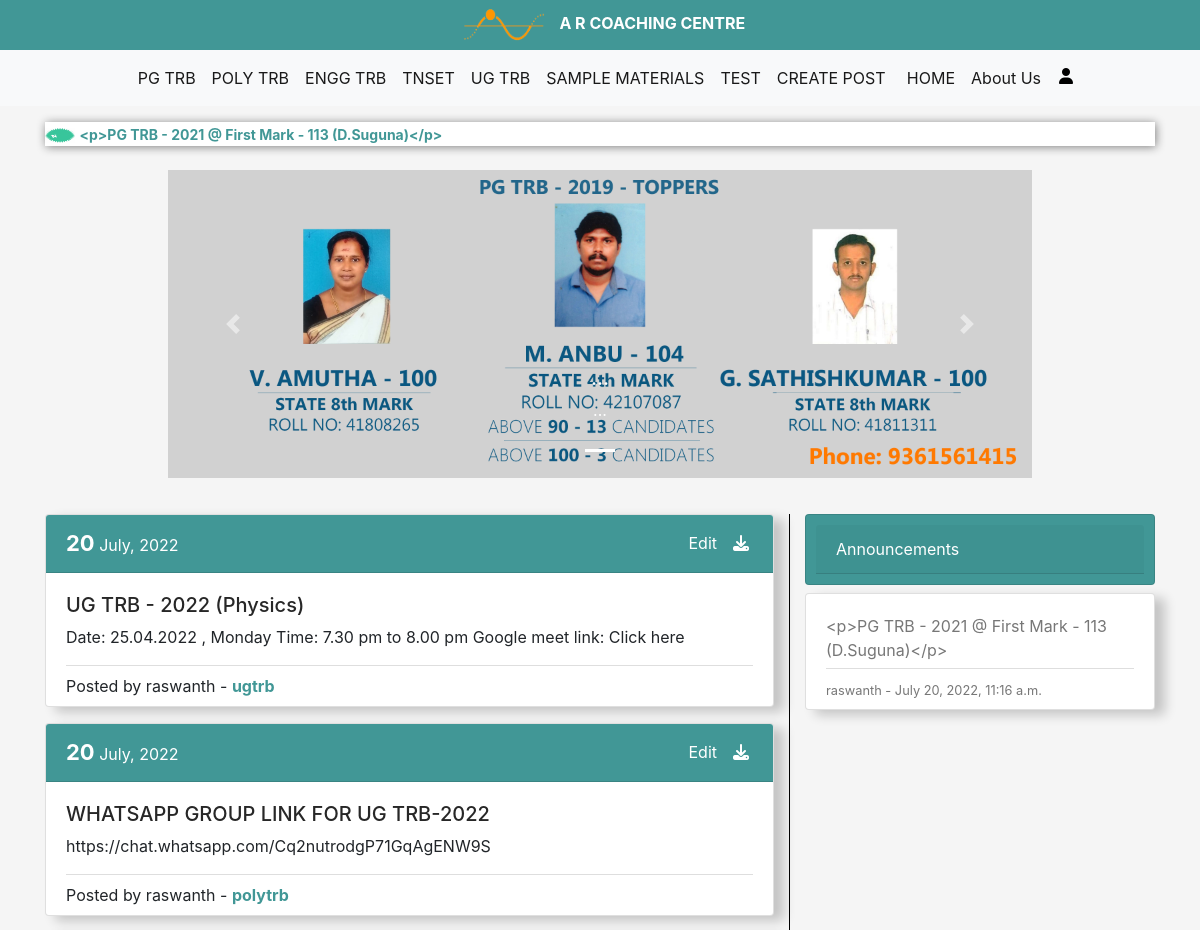
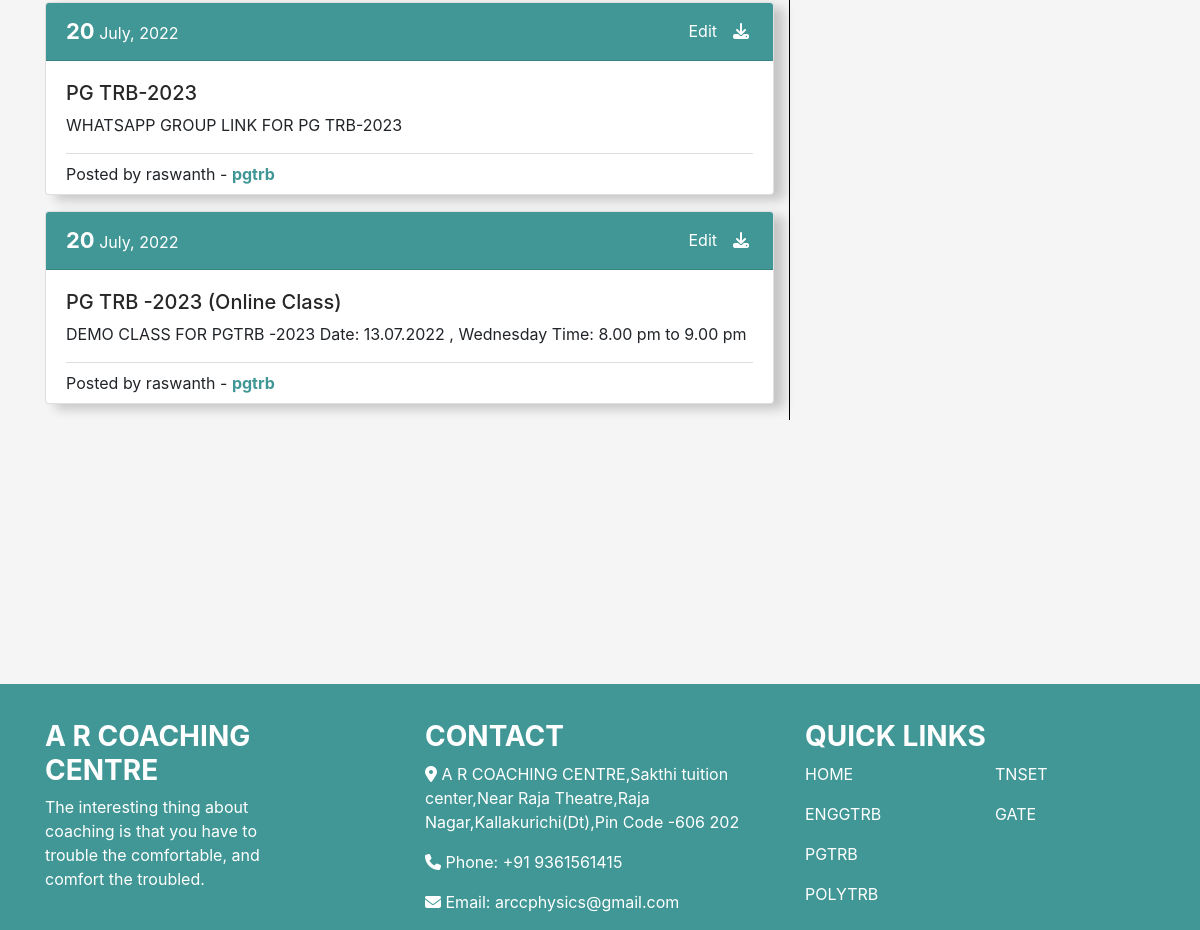
The app's page / (signed in) with its own data (2 pictures, top to bottom).
### blog/models.py (models this page shows, shortened)
class Announcement(models.Model):
	announcement = RichTextField(max_length=500)
	time = models.DateTimeField(default=timezone.now)
	author = models.ForeignKey(User, on_delete=models.CASCADE)

class Post(models.Model):
	title = models.CharField(max_length=255)
	content = RichTextField()
	date_posted = models.DateTimeField(auto_now_add=True)
	author = models.ForeignKey(User, on_delete=models.CASCADE)
	tag =  models.CharField(max_length=255, null=False)
	link = models.CharField(max_length=255, blank=True)

### blog/views.py (the view)
# urls.py: path('',views.main, name='main'),
def main(request):
    context={
        'posts' : Post.objects.all().order_by('-date_posted'),
        'announcements' : Announcement.objects.all()
    }
    return render(request, "blog/mainpage.html", context)

### blog/templates/blog/mainpage.html (shortened to what this page needs)
{% extends "blog/base.html" %}
{% block content%}
<div class="carousel-bar">
    <div id="myCarousel" class="carousel slide carousel-fade mx-5" data-ride="carousel">
        <ol class="carousel-indicators">
            <li data-target="#myCarousel" data-slide-to="0" class="active"></li>
          </ol>
        <div class="carousel inner">
            <div class="carousel-item active">
                <img src="/static/images/banner.jpg" alt="First Image" class="d-block w-100">
                <div class="carousel-caption d-none d-md-block">
                    <h5>...</h5>
                    <p>...</p>
                </div>
            </div>
            <a class="carousel-control-prev" href="#myCarousel" role="button" data-slide="prev">
                <span class="carousel-control-prev-icon" aria-hidden="true"></span>
              </a>
              <a class="carousel-control-next" href="#myCarousel" role="button" data-slide="next">
                <span class="carousel-control-next-icon" aria-hidden="true"></span>
              </a>
        </div>
    </div>
</div>
<div class="container">
    <div class="row">
        <div class="col-md-8 col-sm-12 card1">
        {% for Post in posts %}
        <div class="card mb-3" style="box-shadow:10px 5px 12px rgba(0, 0, 0, 0.2);">
            <div class="card-header" style="background-color: rgb(65, 151, 150); color: white;">
                <b style="font-size: 22px">{{Post.date_posted|date:"d"}}</b>
                <c>{{Post.date_posted|date:"F, Y"}}</c>
                <a href="http://{{Post.link}}" class="fa fa-download float-right mt-2 mr-1" style="color: white;"></a>
                {% if user.is_authenticated %}
                        <a class="float-right mt-1 mr-3" style="color: white;" href="#">Edit</a>
                {% endif %}
            </div>
            <div class="card-body">
                <h5 style="color: rgb(39, 39, 39)">{{Post.title}}</h5>
                {{Post.content|safe}}
                <div class="post-sub pt-2 pb-2">
                    <p style="margin: 0">Posted by {{Post.author}} - <b style="color: rgb(65, 151, 150)">{{Post.tag}}</b></p>
                </div>
            </div>
        </div>
        {% endfor %}
    </div>
            <div class="col-md-4 col-sm-10">
                <div class="card mb-2" style="background-color: rgb(65, 151, 150);">
                    <div class="card-body" style="color: white; font-size: medium; text-align: left; padding: 10px;">
                        <p class="card-header">Announcements</p>
                    </div>
                </div>
                {% for Announcement in announcements %}
                <div class="card" style="box-shadow:10px 5px 12px rgba(0, 0, 0, 0.2);">
                    <div class="card-body" style="color: rgb(119, 119, 119);">
                        <p class="mb-0">{{Announcement.announcement}}</p>
                        <div class="post-sub pt-2 pb-2">
                            <small>{{Announcement.author}} - {{Announcement.time}}</small>
                        </div>
                    </div>
                </div>
                {% endfor %}
            </div>
        </div>
</div>
{% endblock content%}

### blog/templates/blog/base.html (shortened to what this page needs)
{% load static %}
<!DOCTYPE html>
<html lang="en">
<head>
    <link rel="stylesheet" href="https://cdn.jsdelivr.net/npm/bootstrap@4.0.0/dist/css/bootstrap.min.css">
    <link href="{% static 'css/base.css' %}" rel="stylesheet" >
</head>
<body>
    <header>
        <nav class="container-fluid" style="text-align: center; background-color: rgb(65, 151, 150);">
            <img src="/static/images/logo-head.png" alt="" height="50" width="100">
            <a href="{% url 'main' %}" class="" style="color: white; text-decoration: none;"><b>A R COACHING CENTRE</b></a>
        </nav>
        <nav class="navbar navbar-expand-lg navbar-light bg-light" id="nav2">
            <div class="collapse navbar-collapse" id="navbarMenu" style="margin-left: 5%;">
              <ul class="navbar-nav mr-auto" style="margin-left: 5%;">
                <li class="nav-item active">
                  <a class="nav-link" href="{% url 'pgtrb' %}">PG TRB<span class="sr-only">(current)</span></a>
                </li>
                <li class="nav-item active">
                  <a class="nav-link" href="{% url 'polytrb' %}">POLY TRB</a>
                </li>
                <li class="nav-item active">
                  <a class="nav-link" href="{% url 'enggtrb' %}">ENGG TRB</a>
                </li>
                <li class="nav-item active">
                    <a class="nav-link" href="{% url 'tnset' %}">TNSET</a>
                </li>
                <li class="nav-item active">
                    <a class="nav-link" href="{% url 'ugtrb' %}">UG TRB</a>
                </li>
                <li class="nav-item active">
                    <a class="nav-link" href="{% url 'sample' %}">SAMPLE MATERIALS</a>
                </li>
                <li class="nav-item active">
                    <a class="nav-link" href="{% url 'slogin' %}">TEST</a>
                </li>
                {% if user.is_authenticated %}
                <li class="nav-item active">
                    <a class="nav-link" href="#">CREATE POST</a>
                </li>
                {% endif %}
                </ul>
                <ul class="navbar-nav" style="margin-right: 10%; display: flex;">
                    <li class="nav-item active">
                        <a class="nav-link" href="{% url 'main' %}">HOME</a>
                    </li>
                    <li class="nav-item active">
                        <a class="nav-link" href="{% url 'about' %}">About Us</a>
                    </li>
                    <li class="nav-item active">
                        {% if user.is_authenticated %}
                            <a href="{% url 'logout' %}"><i style="margin-left: 10px; margin-top: 10px; color: black;" class="fa fa-solid fa fa-user"></i></a>
                        {% else %}
                            <a href="{% url 'login' %}"><i style="margin-left: 10px; margin-top: 10px; color: black;" class="fa fa-solid fa fa-user"></i></a>
                        {% endif %}
                    </li>
                </ul>
            </div>
        </nav>
    </header>
    <main>
    <div class="container mt-3">
      <div style="background-color: white; box-shadow: 1px 1px 10px grey">
        {% for Announcement in announcements %}
                <marquee direction="left">
                    <img src="/static/images/new.gif" height=15 width=30>
                    <a style="font-size: 14px; color: rgb(65, 151, 150)"><b>{{Announcement.announcement}}</b></a>
                </marquee>
        {% endfor %}
      </div>
    </div>
    <div>
        {% block content %}{% endblock content %}
        <br>
    </div>
</main>
<section>
  <footer class="text-white">
    <div class="static-bottom" style="margin-top:2% ">
      <div class="container">
        <div class="row">
          <div class="col-md-3 footer-about wow fadeInUp">
            <h3><b>A R COACHING CENTRE</b></h3>
            <p>
              The interesting thing about coaching is that you have to trouble the comfortable, and comfort the troubled.
            </p>
                </div>
          <div class="col-md-4 offset-md-1 footer-contact wow fadeInDown">
            <h3><b>CONTACT</b></h3>
                <p><i class="fas fa-map-marker-alt"></i> A R COACHING CENTRE,Sakthi tuition center,Near Raja Theatre,Raja Nagar,Kallakurichi(Dt),Pin Code -606 202</p>
                <p><i class="fas fa-phone"></i> Phone:  <a href="tel:+91 9361561415" style="color: white;">+91 9361561415</a></p>
                <p><i class="fas fa-envelope"></i> Email: <a href="mailto:arccphysics@domain.com" style="color: white;">arccphysics@gmail.com</a></p>
                </div>
                <div class="col-md-4 footer-links wow fadeInUp">
                  <div class="row">
                    <div class="col">
                      <h3><B>QUICK LINKS</B></h3>
                    </div>
                  </div>
                  <div class="row">
                    <div class="col-md-6">
                      <p><a class="scroll-link" href="{% url 'main' %}" style="color: white;">HOME</a></p>
                      <p><a href="{% url 'enggtrb' %}" style="color: white;">ENGGTRB</a></p>
                      <p><a href="{% url 'pgtrb' %}" style="color: white;">PGTRB</a></p>
                      <p><a href="{% url 'polytrb' %}" style="color: white;">POLYTRB</a></p>
                    </div>
                    <div class="col-md-6">
                      <p><a href="{% url 'tnset' %}" style="color: white;">TNSET</a></p>
                      <p><a href="{% url 'ugtrb' %}" style="color: white;">GATE</a></p>
                    </div>
                  </div>
                </div>
          </div>
      </div>
    </div>
  </footer>
</section>
</body>
</html>

### blog/static/css/base.css (style rules this page uses)
@media (min-width: 768px) { .card1 { border-right: 1px solid black; } }
body { background-color: rgb(245, 245, 245); }
li { list-style: none; }
a { text-decoration: none; }
.post-sub { border-top: 1px solid rgb(222, 222, 222); margin-bottom: -20px; margin-top: 2%; }
footer { margin:auto; position: sticky; margin-bottom: 0%; margin-top: 20%; background-color: rgb(65, 151, 150); width:100%; padding-top: 1%; }
.carousel-bar { margin-left: 10%; margin-right: 10%; margin-top: 2%; margin-bottom: 3%; }

### records on screen
Announcement: announcement "<p>PG TRB - 2021 @ First Mark - 113 (D.Suguna)</p>", author "raswanth", time "July 20, 2022, 11:16 a.m."
Post: date_posted "20", date_posted "July, 2022", title "UG TRB - 2022 (Physics)", content "Date: 25.04.2022 , Monday Time: 7.30 pm to 8.00 pm Google meet link: Click here", author "raswanth", tag "ugtrb"
Post: date_posted "20", date_posted "July, 2022", title "WHATSAPP GROUP LINK FOR UG TRB-2022", content "https://chat.whatsapp.com/Cq2nutrodgP71GqAgENW9S", author "raswanth", tag "polytrb"
Post: date_posted "20", date_posted "July, 2022", title "PG TRB-2023", content "WHATSAPP GROUP LINK FOR PG TRB-2023", author "raswanth", tag "pgtrb"
Post: date_posted "20", date_posted "July, 2022", title "PG TRB -2023 (Online Class)", content "DEMO CLASS FOR PGTRB -2023 Date: 13.07.2022 , Wednesday Time: 8.00 pm to 9.00 pm", author "raswanth", tag "pgtrb"
